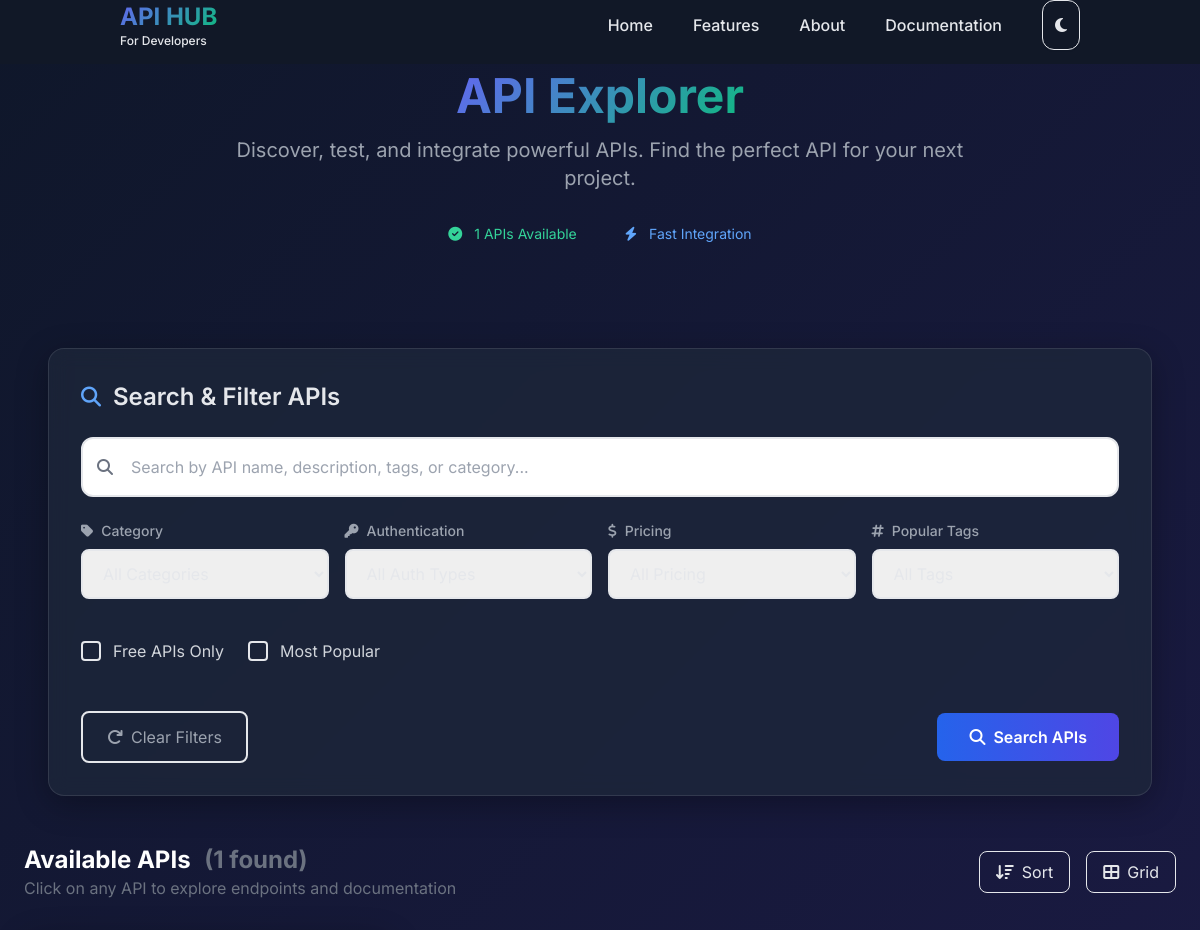
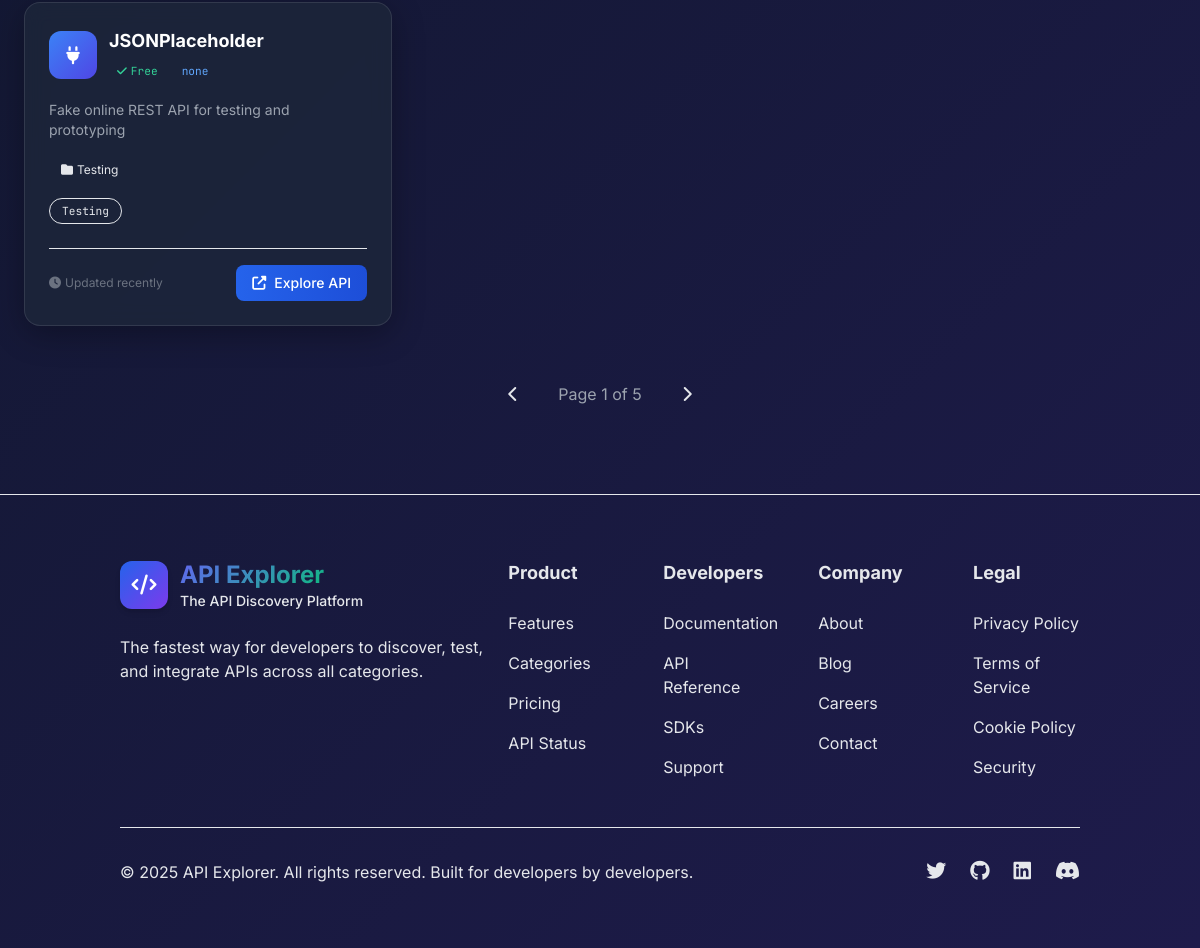
/home/, run on the app's committed database (2 pictures, top to bottom).
### api/models.py (models this page shows, shortened)
class PublicAPI(models.Model):
    id = models.AutoField(primary_key=True)
    name = models.CharField(max_length=150)
    slug = models.SlugField(unique=True)
    category = models.ForeignKey(
        Category,
        on_delete=models.CASCADE,
        related_name='apis'
    )
    tags = models.ManyToManyField(
        Tag,
        related_name='apis'
    )
    auth = models.CharField(
        max_length=30,
        choices=AUTH_CHOICES,
        default='none'
    )
    meta_description = models.CharField(max_length=160)
    api_url = models.URLField()
    document_url = models.URLField()
    https_support = models.BooleanField(default=False)
    cors = models.BooleanField(default=False)
    auth_header = models.BooleanField(default=False)
    auth_query_param = models.BooleanField(default=False)
    auth_basic_auth = models.BooleanField(default=False)
    auth_cookie = models.BooleanField(default=False)
    auth_digest = models.BooleanField(default=False)
    is_free = models.BooleanField(default=False)
    description = models.TextField()
    created_at = models.DateTimeField(auto_now_add=True)
    updated_at = models.DateTimeField(auto_now=True)

class Category(models.Model):
    id = models.AutoField(primary_key=True)
    name = models.CharField(max_length=20)
    slug = models.SlugField(unique=True)

class Tag(models.Model):
    id = models.AutoField(primary_key=True)
    name = models.CharField(max_length=20)
    slug = models.SlugField(unique=True)

### api/views.py (the view, shortened to what this page needs)
# urls.py: path('home/', home, name='home'),
def home(request):
    apis = PublicAPI.objects.all().select_related('category').prefetch_related('tags')
    categories = Category.objects.annotate(api_count=Count('apis')).order_by('-api_count')
    trending_apis = apis.order_by('-created_at')[:6]
    query = request.GET.get('q', '')
    category_slug = request.GET.get('category')
    if category_slug:
        apis = apis.filter(category__slug=category_slug)
    auth_type = request.GET.get('auth')
    if auth_type:
        apis = apis.filter(auth=auth_type)
    if request.GET.get('is_free') == '1':
        apis = apis.filter(is_free=True)
    sort_by = request.GET.get('sort', 'created_at')
    if sort_by == 'name':
        apis = apis.order_by('name')
    elif sort_by == 'free':
        apis = apis.order_by('-is_free', 'name')
    else:
        apis = apis.order_by('-created_at')
    paginator = Paginator(apis, 12)
    page_number = request.GET.get('page')
    page_obj = paginator.get_page(page_number)
    context = {
        'apis': page_obj,
        'categories': categories,
        'trending_apis': trending_apis,
        'query': query,
        'total_apis': apis.count(),
        'category_slug': category_slug,
        'auth_type': auth_type,
        'page_obj': page_obj,
    }
    return render(request, 'screen/home.html', context)

### templates/screen/home.html (shortened to what this page needs)
{% load static %}
<!DOCTYPE html>
<html lang="en">
<head>
    <link href="https://cdn.jsdelivr.net/npm/tailwindcss@2.2.19/dist/tailwind.min.css" rel="stylesheet">
    <link rel="stylesheet" href="https://cdnjs.cloudflare.com/ajax/libs/font-awesome/6.4.0/css/all.min.css">
</head>
<body class="min-h-screen text-gray-200">
{% include 'component/login/after_login.html' %}
<section class="max-w-7xl mx-auto px-6 py-12 mt-6">
    <div class="text-center mb-12">
        <h1 class="text-5xl font-bold mb-4">
            <span class="gradient-text">API Explorer</span>
        </h1>
        <p class="text-xl text-gray-400 max-w-3xl mx-auto">
            Discover, test, and integrate powerful APIs. Find the perfect API for your next project.
        </p>
        <div class="mt-6 flex items-center justify-center space-x-4">
            <span class="px-4 py-2 bg-green-900/30 text-green-400 rounded-full text-sm">
                <i class="fas fa-check-circle mr-2"></i> {{ apis|length }} APIs Available
            </span>
            <span class="px-4 py-2 bg-blue-900/30 text-blue-400 rounded-full text-sm">
                <i class="fas fa-bolt mr-2"></i> Fast Integration
            </span>
        </div>
    </div>
</section>
<section class="max-w-6xl mx-auto px-6">
    <div class="glass-card rounded-2xl p-8 mb-12">
        <div class="flex items-center mb-6">
            <i class="fas fa-search text-blue-400 text-xl mr-3"></i>
            <h2 class="text-2xl font-semibold">Search & Filter APIs</h2>
        </div>
        <form method="GET" class="space-y-6">
            <div class="relative">
                <div class="absolute inset-y-0 left-0 pl-4 flex items-center pointer-events-none">
                </div>
                <input
                    type="text"
                    name="q"
                    value="{{ query }}"
                    placeholder="Search by API name, description, tags, or category..."
                    class="w-full pl-12 pr-4 py-4 rounded-xl bg-slate-900/80 border-2 border-slate-700 focus:outline-none focus:border-blue-500 focus:ring-2 focus:ring-blue-500/30 transition-all"
                >
            </div>
            <div class="grid grid-cols-1 md:grid-cols-4 gap-4">
                <div>
                    <label class="block text-sm font-medium text-gray-400 mb-2">
                        <i class="fas fa-tag mr-2"></i>Category
                    </label>
                    <select name="category"
                        class="w-full px-4 py-3 rounded-lg bg-slate-900/80 border-2 border-slate-700 focus:border-blue-500 focus:outline-none">
                        <option value="">All Categories</option>
                    </select>
                </div>
                <div>
                    <label class="block text-sm font-medium text-gray-400 mb-2">
                        <i class="fas fa-key mr-2"></i>Authentication
                    </label>
                    <select name="auth"
                        class="w-full px-4 py-3 rounded-lg bg-slate-900/80 border-2 border-slate-700 focus:border-blue-500 focus:outline-none">
                        <option value="">All Auth Types</option>
                    </select>
                </div>
                <div>
                    <label class="block text-sm font-medium text-gray-400 mb-2">
                        <i class="fas fa-dollar-sign mr-2"></i>Pricing
                    </label>
                    <select name="pricing"
                        class="w-full px-4 py-3 rounded-lg bg-slate-900/80 border-2 border-slate-700 focus:border-blue-500 focus:outline-none">
                        <option value="">All Pricing</option>
                    </select>
                </div>
                <div>
                    <label class="block text-sm font-medium text-gray-400 mb-2">
                        <i class="fas fa-hashtag mr-2"></i>Popular Tags
                    </label>
                    <select name="tag"
                        class="w-full px-4 py-3 rounded-lg bg-slate-900/80 border-2 border-slate-700 focus:border-blue-500 focus:outline-none">
                        <option value="">All Tags</option>
                    </select>
                </div>
            </div>
            <div class="flex flex-wrap items-center gap-6 pt-4">
                <label class="flex items-center space-x-3 cursor-pointer group">
                    <div class="relative">
                        <div class="w-5 h-5 bg-slate-800 border-2 border-slate-600 rounded peer-checked:bg-blue-600 peer-checked:border-blue-600 transition">
                        </div>
                    </div>
                    <span class="text-gray-300 group-hover:text-white transition">Free APIs Only</span>
                </label>
                <label class="flex items-center space-x-3 cursor-pointer group">
                    <div class="relative">
                        <div class="w-5 h-5 bg-slate-800 border-2 border-slate-600 rounded peer-checked:bg-green-600 peer-checked:border-green-600 transition">
                        </div>
                    </div>
                    <span class="text-gray-300 group-hover:text-white transition">Most Popular</span>
                </label>
            </div>
            <div class="flex items-center justify-between pt-6">
                <button type="reset"
                    class="px-6 py-3 rounded-lg border-2 border-slate-700 hover:border-slate-500 text-gray-400 hover:text-white transition">
                    <i class="fas fa-redo mr-2"></i>Clear Filters
                </button>
                <button type="submit"
                    class="px-8 py-3 bg-gradient-to-r from-blue-600 to-indigo-600 hover:from-blue-700 hover:to-indigo-700 rounded-lg font-semibold text-white transition-all transform hover:scale-105">
                    <i class="fas fa-search mr-2"></i>Search APIs
                </button>
            </div>
        </form>
    </div>
</section>
<section class="max-w-7xl mx-auto px-6 pb-20">
    {% if apis %}
        <div class="flex items-center justify-between mb-8">
            <div>
                <h2 class="text-2xl font-bold">
                    <span class="text-white">Available APIs</span>
                    <span class="text-gray-500 ml-2">({{ apis|length }} found)</span>
                </h2>
                <p class="text-gray-500">Click on any API to explore endpoints and documentation</p>
            </div>
            <div class="flex items-center space-x-4">
                <button class="px-4 py-2 border border-slate-700 rounded-lg hover:bg-slate-800 transition">
                    <i class="fas fa-sort-amount-down mr-2"></i>Sort
                </button>
                <button class="px-4 py-2 border border-slate-700 rounded-lg hover:bg-slate-800 transition">
                    <i class="fas fa-th-large mr-2"></i>Grid
                </button>
            </div>
        </div>
        <div class="grid grid-cols-1 md:grid-cols-2 lg:grid-cols-3 gap-6">
            {% for api in apis %}
            <div class="api-card glass-card rounded-2xl p-6 border-2 border-slate-800 hover:border-blue-500/50">
                <div class="flex items-start justify-between mb-4">
                    <div class="flex items-center space-x-3">
                        <div class="w-12 h-12 bg-gradient-to-br from-blue-500 to-indigo-600 rounded-xl flex items-center justify-center">
                            <i class="fas fa-plug text-white text-lg"></i>
                        </div>
                        <div>
                            <h3 class="text-lg font-bold text-white truncate max-w-[200px]">{{ api.name }}</h3>
                            <div class="flex items-center space-x-2 mt-1">
                                {% if api.is_free %}
                                <span class="badge bg-green-900/30 text-green-400 px-2 py-1 rounded">
                                    <i class="fas fa-check mr-1"></i>Free
                                </span>
                                {% endif %}
                                <span class="badge bg-blue-900/30 text-blue-400 px-2 py-1 rounded">
                                    {{ api.auth|default:"No Auth" }}
                                </span>
                            </div>
                        </div>
                    </div>
                </div>
                <p class="text-gray-400 text-sm mb-4 line-clamp-3">{{ api.description|truncatechars:120 }}</p>
                {% if api.category %}
                <div class="mb-4">
                    <span class="category-chip inline-block px-3 py-1 bg-slate-800/50 text-slate-300 rounded-full text-xs">
                        <i class="fas fa-folder mr-1"></i>{{ api.category.name }}
                    </span>
                </div>
                {% endif %}
                <div class="flex flex-wrap gap-2 mb-6">
                    {% for tag in api.tags.all|slice:":3" %}
                    <span class="badge bg-slate-800/50 text-slate-400 px-3 py-1 rounded-full text-xs border border-slate-700">
                        {{ tag.name }}
                    </span>
                    {% endfor %}
                </div>
                <div class="flex items-center justify-between pt-4 border-t border-slate-800">
                    <div class="flex items-center space-x-2 text-xs text-gray-500">
                        <span><i class="fas fa-clock mr-1"></i>Updated recently</span>
                    </div>
                    <a href="{% url 'api:api_show' api.slug %}"
                       class="px-4 py-2 bg-gradient-to-r from-blue-600 to-blue-700 hover:from-blue-700 hover:to-blue-800 text-white rounded-lg text-sm font-medium transition-all transform hover:scale-105 inline-flex items-center">
                        <i class="fas fa-external-link-alt mr-2"></i>Explore API
                    </a>
                </div>
            </div>
            {% endfor %}
        </div>
        <div class="mt-12 flex items-center justify-center">
            <div class="flex items-center space-x-2">
                <button class="px-4 py-2 bg-slate-800 rounded-lg hover:bg-slate-700 transition">
                    <i class="fas fa-chevron-left"></i>
                </button>
                <span class="px-4 py-2 text-gray-400">Page 1 of 5</span>
                <button class="px-4 py-2 bg-slate-800 rounded-lg hover:bg-slate-700 transition">
                    <i class="fas fa-chevron-right"></i>
                </button>
            </div>
        </div>
    {% endif %}
</section>
{% include 'component/footer.html' %}
</body>
</html>

### templates/screen/home.html (style rules this page uses)
:root { --primary: #6366f1; --primary-dark: #4f46e5; --secondary: #10b981; --dark-bg: #0f172a; --card-bg: #1e293b; --card-border: #334155; }
body { font-family: 'Inter', sans-serif; background: linear-gradient(135deg, #0f172a 0%, #1e1b4b 100%); min-height: 100vh; }
.glass-card { background: rgba(30, 41, 59, 0.7); backdrop-filter: blur(10px); border: 1px solid rgba(255, 255, 255, 0.1); box-shadow: 0 8px 32px rgba(0, 0, 0, 0.3); }
.gradient-text { background: linear-gradient(135deg, #6366f1 0%, #10b981 100%); -webkit-background-clip: text; background-clip: text; color: transparent; }
.api-card { transition: all 0.3s cubic-bezier(0.4, 0, 0.2, 1); position: relative; overflow: hidden; }
.api-card::before { content: ''; position: absolute; top: 0; left: -100%; width: 100%; height: 100%; background: linear-gradient(90deg, transparent, rgba(99, 102, 241, 0.1), transparent); transition: 0.5s; }
.badge { font-family: 'JetBrains Mono', monospace; font-size: 0.7rem; }
.category-chip { transition: all 0.2s ease; }
.line-clamp-3 { display: -webkit-box; -webkit-line-clamp: 3; -webkit-box-orient: vertical; overflow: hidden; }

### data on the page
PublicAPI: name "JSONPlaceholder", is_free True (drawn), auth "none", description "Fake online REST API for testing and prototyping", category.name "Testing"
Tag: name "Testing"

### other printed values
{{ apis|length }} "1"
